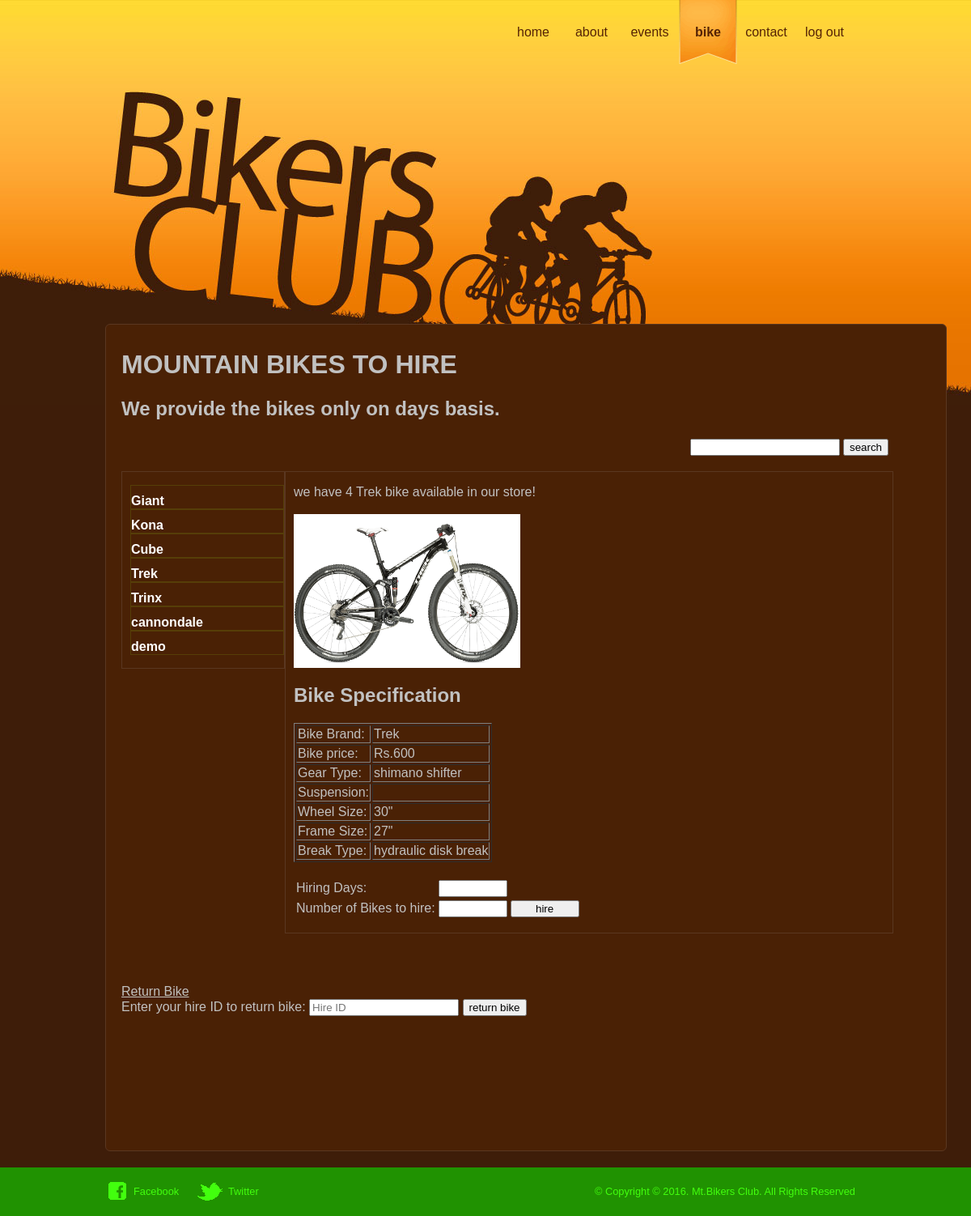
Screenshot of /bikesavailable.php?id=103 (signed in) with the database file from the repository.
### tables this page shows
CREATE TABLE `bike` (
`B_id` int(3) NOT NULL,
  `Bike_name` varchar(100) DEFAULT NULL,
  `Bike_price` int(100) NOT NULL,
  `Bike_gear` varchar(50) DEFAULT NULL,
  `Bike_suspension` varchar(50) DEFAULT NULL,
  `Bike_break` varchar(50) DEFAULT NULL,
  `Bike_framesize` varchar(20) DEFAULT NULL,
  `Bike_wheelsize` varchar(20) DEFAULT NULL,
  `Bike_image` varchar(50) DEFAULT NULL,
  `Bike_totalstock` int(50) NOT NULL,
  `Bike_availablestock` int(50) NOT NULL
);

### bikesavailablecontroller.php (called while the page is built, shortened)
<?php include_once("databasequeries.php") ?>
<?php
$id = 0;
if(isset($_GET['id'])) {
    $id = $_GET['id'];
}
$bikes = array();
$db->connect();
$bike_result=$db->query("select * from bike WHERE Bike_availablestock > 0");
while($bike=$db->fetchArray($bike_result)){
    $b = new Bike();
    $b->id = $bike["B_id"];
    $b->name = $bike['Bike_name'];
    $b->price = $bike['Bike_price'];
    $b->geartype = $bike['Bike_gear'];
    $b->suspension = $bike['Bike_suspension'];
    $b->wheelsize = $bike['Bike_wheelsize'];
    $b->framesize = $bike['Bike_framesize'];
    $b->breaktype = $bike['Bike_break'];
    $b->image = $bike['Bike_image'];
    $b->totalstock = $bike['Bike_totalstock'];
    $b->availablestock = $bike['Bike_availablestock'];
    $bikes[] = $b;
}
if($id==0){
    $selectedBike = $bikes[0];
} else {
    $bike_result=$db->query("select * from bike where B_id=$id");
    while($bike=$db->fetchArray($bike_result)){
        $b = new Bike();
        $b->id = $bike["B_id"];
        $b->name = $bike['Bike_name'];
        $b->price = $bike['Bike_price'];
        $b->geartype = $bike['Bike_gear'];
        $b->suspension = $bike['Bike_suspension'];
        $b->wheelsize = $bike['Bike_wheelsize'];
        $b->framesize = $bike['Bike_framesize'];
        $b->breaktype = $bike['Bike_break'];
        $b->image = $bike['Bike_image'];
        $b->availablestock = $bike['Bike_availablestock'];
        $selectedBike = $b;
    }
}
?>

### databasequeries.php (called while the page is built, shortened)
<?php
class Database {
    var $con;
    function connect(){
        $this -> con= mysql_connect('localhost','root','root');
    }
    function query($sql) {
        return mysql_query($sql, $this->con);
    }
    function fetchArray($reultset){
        return mysql_fetch_array($reultset);
    }
}
$db = new Database();
?>

### bikesavailable.php (the view, shortened to what this page needs)
<?php
include_once("bikesavailablecontroller.php");
?>
<html>
<head>
	<link href="css/style.css" rel="stylesheet" type="text/css" />
</head>
<body>
	<div id="page">
		<div id="header">
			<ul>
				<li><a href="home.php">home</a></li>
				<li><a href="about.php">about</a></li>
				<li><a href="event.php">events</a></li>
				<li class="current"><a href="bikesavailable.php">bike</a></li>
				<li><a href="contact-us.php">contact</a></li>
                <li><a href="index.php">log out</a></li>
			</ul>
		</div>
		<div id="body">
			<div class="bikecontents">
				<h1>MOUNTAIN BIKES TO HIRE</h1>
                <h2>We provide the bikes only on days basis.</h2>
                <div style="margin-left: 700px ">
                    <form action="bikesavailable.php" method="post">
                        <table border="0">
                            <tr>
                                <td><input type="text" name="searchbikename"></td>
                                <td><input type="submit" name="search" value="search"></td>
                            </tr>
                        </table>
                    </form>
                </div>
                <div class="bikelist">
                    <ul>
                        <?php
                          foreach($bikes as $bike):?>
                            <li><a href="bikesavailable.php?id=<?php echo $bike->id ?>"><?php echo $bike->name ?></a></li>
                    <?php endforeach; ?>
                    </ul>
                </div>
				<div class="bikeinfo">
					<ul>
						<li>
                            <?php
                            if(isset($_POST['search'])) {
                                foreach ($searchedbikes as $bike):
                                    ?>
                                    we have <?php echo $bike->availablestock;?> <?php echo $bike->name; ?> available in our store!
                                    <br><br>
                                    <a href=""><img src="<?php echo $bike->image; ?>" width="280" height="190" alt="Bikers Club" title="Bikers Club"></a>
                                    <div>
                                        <div style="margin-top: 15px;margin-bottom: 15px;">
                                            <h2>Bike Specification</h2>
                                            <table border="1">
                                                <tr>
                                                    <td>Bike Brand:</td>
                                                    <td><?php echo $bike->name ?></td>
                                                </tr>
                                                <tr>
                                                    <td>Bike price:</td>
                                                    <td>Rs.<?php echo $bike->price ?></td>
                                                </tr>
                                                <tr>
                                                    <td>Gear Type:</td>
                                                    <td><?php echo $bike->geartype; ?></td>
                                                </tr>
                                                <tr>
                                                    <td>Suspension:</td>
                                                    <td><?php echo $bike->suspension ?></td>
                                                </tr>
                                                <tr>
                                                    <td>Wheel Size:</td>
                                                    <td><?php echo $bike->wheelsize ?></td>
                                                </tr>
                                                <tr>
                                                    <td>Frame Size:</td>
                                                    <td><?php echo $bike->framesize ?></td>
                                                </tr>
                                                <tr>
                                                    <td>Break Type:</td>
                                                    <td><?php echo $bike->breaktype ?></td>
                                                </tr>
                                            </table>
                                        </div>
                                        <form name="bikeform1" action="confirmbike.php" method="post">
                                            <input type="hidden" name="id" value="<?php echo $bike->id; ?>"/>
                                            Hiring Days:
                                            <input type="text" name="hiretime" class="bikeform"/>
                                            Number of Bikes to hire:
                                            <input type="text" name="numberofbike" class="bikeform"/>
                                            <input type="submit" value="hire" class="bikeform"/>
                                        </form>
                                    </div>
                                <?php
                                endforeach;
                            }
                            else{
                            ?>
                                we have <?php echo $selectedBike->availablestock;?> <?php echo $selectedBike->name; ?> bike available in our store!
                                <br><br>
                            <a href=""><img src="<?php echo $selectedBike->image;?>" width="280" height="190" alt="Bikers Club" title="Bikers Club"></a>
                            <div>
                                <div style="margin-top: 15px; margin-bottom: 15px;">
                                    <h2>Bike Specification</h2>
                                    <table border="1">
                                        <tr>
                                            <td>Bike Brand:</td>
                                            <td><?php echo $selectedBike->name ?></td>
                                        </tr>
                                        <tr>
                                            <td>Bike price:</td>
                                            <td>Rs.<?php echo $selectedBike->price ?></td>
                                        </tr>
                                        <tr>
                                            <td>Gear Type:</td>
                                            <td><?php echo $selectedBike->geartype; ?></td>
                                        </tr>
                                        <tr>
                                            <td>Suspension:</td>
                                            <td><?php echo $selectedBike->suspension ?></td>
                                        </tr>
                                        <tr>
                                            <td>Wheel Size:</td>
                                            <td><?php echo $selectedBike->wheelsize ?></td>
                                        </tr>
                                        <tr>
                                            <td>Frame Size:</td>
                                            <td><?php echo $selectedBike->framesize ?></td>
                                        </tr>
                                        <tr>
                                            <td>Break Type:</td>
                                            <td><?php echo $selectedBike->breaktype ?></td>
                                        </tr>
                                    </table>
                                </div>
                                <form name="bikeform1" action="confirmbike.php" method="post">
                                    <table border="0">
                                        <tr>
                                            <td><input type="hidden" name="id" value="<?php echo $selectedBike->id; ?>" /></td>
                                        </tr>
                                        <tr>
                                            <td>Hiring Days:</td>
                                            <td><input type="text" name="hiretime" class="bikeform"/></td>
                                        </tr>
                                        <tr>
                                            <td>Number of Bikes to hire:</td>
                                            <td><input type="text" name="numberofbike" class="bikeform"/></td>
                                            <td><input type="submit" value="hire" class="bikeform"/></td>
                                        </tr>
                                </form>
                            </div>
                            <?php } ?>
						</li>
					</ul>
				</div>
                <div style="margin-top: 650px">
                    <u>Return Bike</u>
                    <form action="returnbike.php" method="post">
                        Enter your hire ID to return bike:
                        <input type="text" name="returnhireid" placeholder="Hire ID">
                        <input type="submit" value="return bike">
                    </form>
                </div>
			</div>
		</div>
	</div>
    <?php require('footer.php') ?>
</body>
</html>

### css/style.css (style rules this page uses)
.bikeform { width: 85px; }
body { background:#3e1d09 url(../images/bg-body.jpg) center top no-repeat; color: #c1c1c1; font-family: Arial, Verdana, Helvetica, sans-serif; margin:0; }
#page { width:940px; margin:0px auto; padding:0px 10px; }
#header div a.join, #header ul li a:hover, #header ul li.current, #sidebar input.button { background:url(../images/buttons.gif) no-repeat; }
#header { height:400px; margin:0px; text-align:right; }
#header ul { display:inline-block; margin:0px 15px 30px 0px; padding:0px; }
#header ul li { float:left; line-height:80px; list-style-type:none; text-align:center; }
#header ul li a { color:#552305; display:block; height:80px; width:72px; text-decoration:none; }
#header ul li a:hover, #header ul li.current { font-weight:600; background-position:0 0; }
#body { display:inline-block; margin:0; height:auto; }
#body a { color:#ffffff; font-weight: bold; text-decoration: none; outline: medium none; }
#body .bikecontents { background-color:#4a2105; display:inline-block; min-height:1000px; border:1px solid #5a3721; border-radius:6px; margin-bottom:20px; padding:10px 19px; width: 1000px; }
#body .bikecontents div.bikelist { float: left; border:1px solid #5a3721; height:auto; width:200px; }
#body .bikecontents div.bikeinfo { float: left; border:1px solid #5a3721; height:auto; width:750px; }
#body .bikecontents div.bikelist ul { list-style-type: none; padding-left: 10px; }
#body .bikecontents div.bikelist ul li { border: 1px solid #563e08; padding-top: 10px; }
#body .bikecontents div.bikeinfo ul { list-style-type: none; padding-left: 10px; }
img { border:0px; }
#header ul { *width:435px; }
#header ul { _display:static; _height:80px; _width:435px; }
#header ul li { _width:72px; }

### rows the page displays
bike: Bike_name "Giant"
bike: Bike_name "Kona"
bike: Bike_name "Cube"
bike: Bike_name "Trek", Bike_availablestock "4", Bike_image (picture), Bike_price "600", Bike_gear "shimano shifter", Bike_wheelsize "30\"", Bike_framesize "27\"", Bike_break "hydraulic disk break"
bike: Bike_name "Trinx"
bike: Bike_name "cannondale"
bike: Bike_name "demo"
